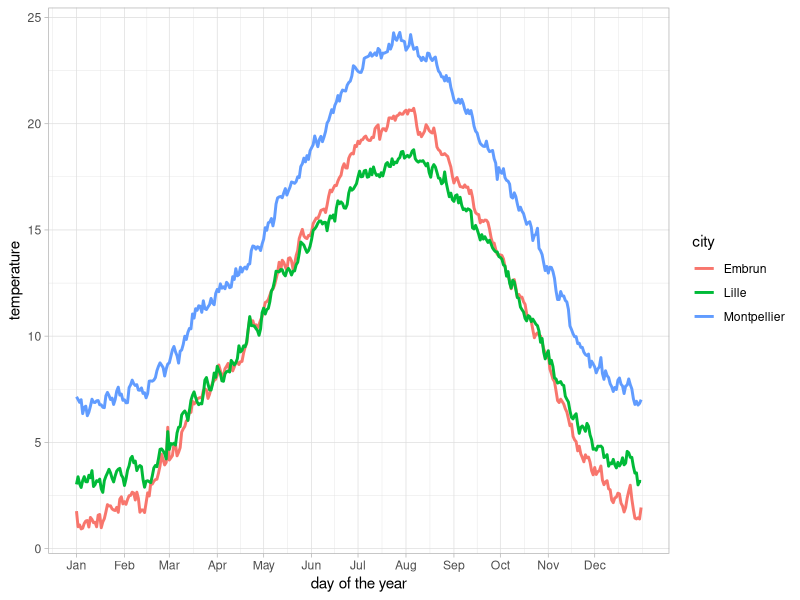
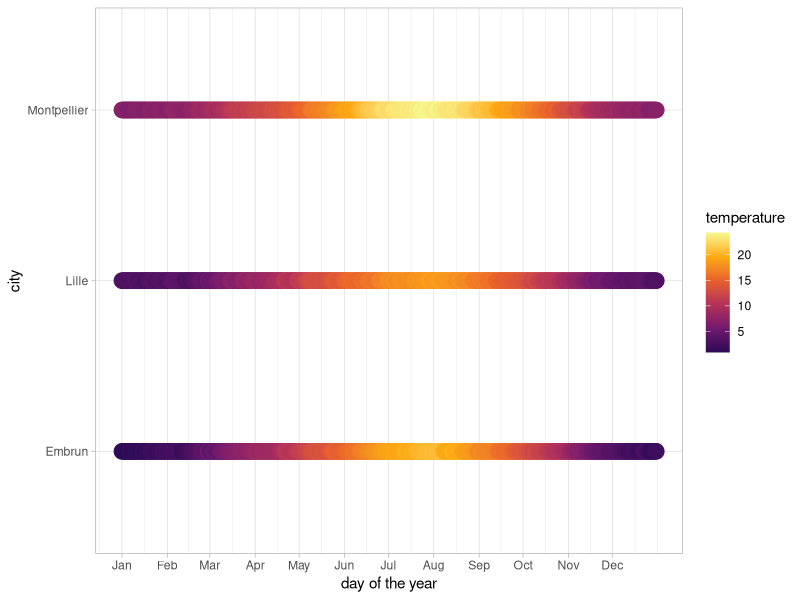
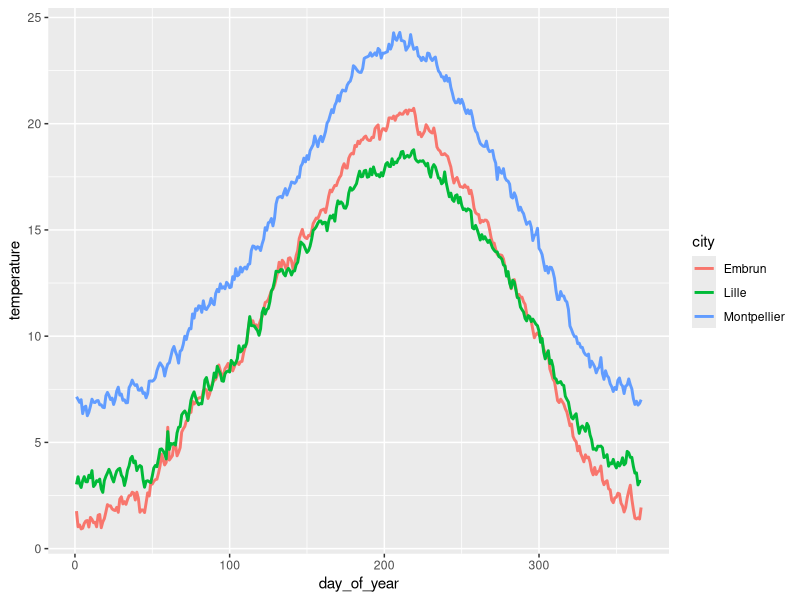
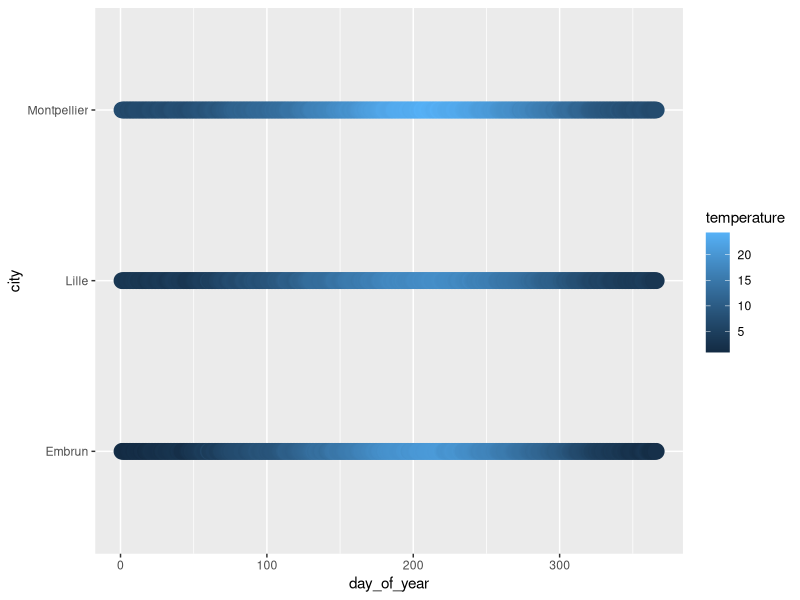

Write R code to recreate these figures, in order.
## ---- chunk 1
library("ggplot2")
## ---- chunk 2
library(here)
temps_average <- read.csv(file = here("data",
                                      "temp_average.csv"))
head(temps_average)
## ---- chunk 3
temps_average[c(c(1, 2), 366 + c(1, 2), 366*2 + c(1, 2)),]
## ---- chunk 4
temps_average[c(c(1, 2), 366 + c(1, 2), 366*2 + c(1, 2)),]
## ---- chunk 5
month_names <- c(
  "01" = "Jan", "02" = "Feb", "03" = "Mar", "04" = "Apr", "05" = "May", "06" = "Jun",
  "07" = "Jul", "08" = "Aug", "09" = "Sep", "10" = "Oct", "11" = "Nov", "12" = "Dec"
)
month_days <- c(31, 29, 31, 30, 31, 30, 31, 31, 30, 31, 30, 31)
month_days_cum <- c(0, cumsum(month_days))
## ---- chunk 6
ggplot(temps_average, aes(x = day_of_year, y = temperature, color = city)) +
  geom_line(size = 1) +
  scale_x_continuous(name = "day of the year",
                     breaks = month_days_cum[-13] + 1,
                     labels = month_names) +
  theme_light()
## ---- chunk 7
temps_average[c(c(1, 2), 366 + c(1, 2), 366*2 + c(1, 2)),]
## ---- chunk 8
ggplot(temps_average, aes(x = day_of_year, y = city, color = temperature)) + 
  geom_point(size = 5) +
  scale_x_continuous(name = "day of the year",
                     breaks = month_days_cum[-13] + 1,
                     labels = month_names) + 
  scale_color_viridis_c(
    option = "B", begin = 0.15, end = 0.98,
    name = "temperature"
  ) + 
  theme_light()
## ---- chunk 9
ggplot(temps_average,                     ## données
       aes(x = day_of_year,               ## axe x
           y = temperature,               ## axe y
           color = city)) +               ## couleur
  geom_line(size = 1)                     ## tracer une ligne
## ---- chunk 10
ggplot(temps_average,                     ## données
       aes(x = day_of_year,               ## axe x
           y = city,                      ## axe y
           color = temperature)) +        ## couleur
  geom_point(size = 5)                    ## tracer des points
